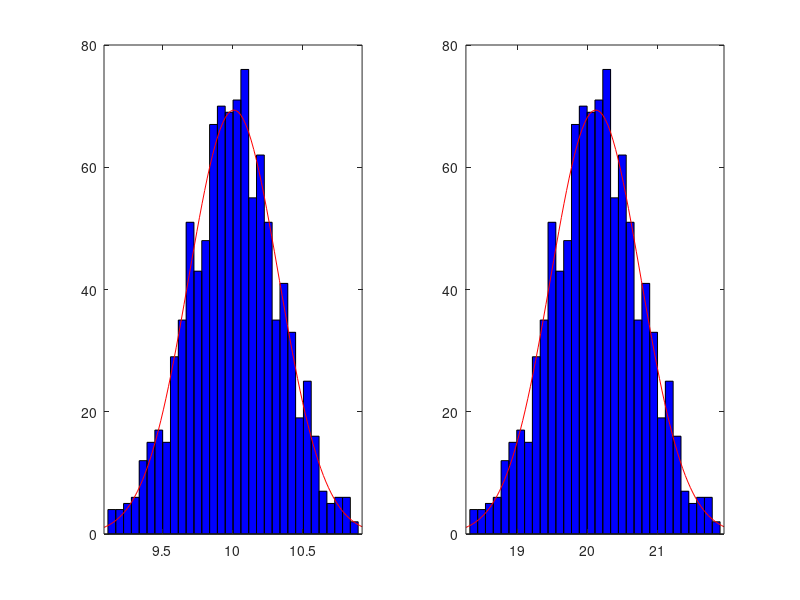

Write MATLAB code to recreate this figure.
% This programs looks at the Bias and Variance of two estimators
% It is written for readability
clear all; clc;

mu      = 10;
Sigma2  = 10;
n       = 100;
R       = 1000;

for i=1:R
    % Note normrnd takes standard deviation, not variance
    % you can chech with F1
    % remember to also give normrnd the 1, or you get a (huge) matrix
    X = normrnd(mu,sqrt(Sigma2),n,1);
    
    %Estimates (first estimator is the built in average..
    %How would you speed code up if estimator1 was complicated?
    ThetaHat1(i) = mean(X);
    ThetaHat2(i) = (mean(X)+5/n)*2;
    
end

Bias1 = mean(ThetaHat1-mu)
var1 = var(ThetaHat1)

Bias2 = mean(ThetaHat2-mu)
var2 = var(ThetaHat2)

var1/var2

%Also good idea to check normality of estimator visually..
subplot(1,2,1); histfit(ThetaHat1)
subplot(1,2,2); histfit(ThetaHat2)


